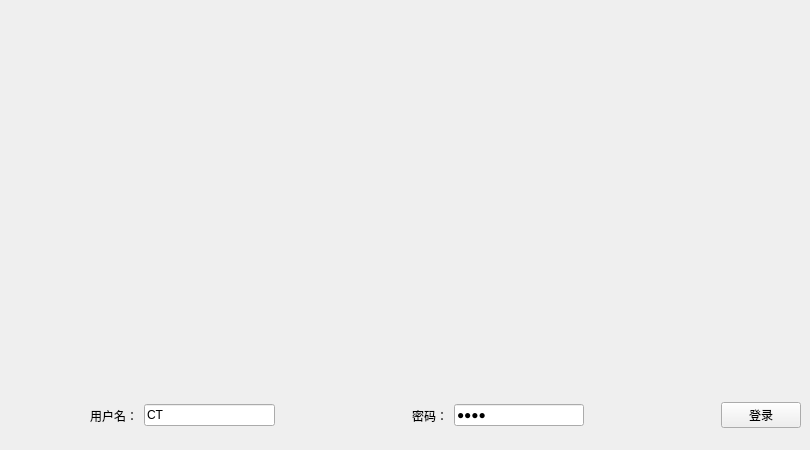
    <widget class="QWidget" name="tab">
     <attribute name="title">
      <string>用户管理</string>
     </attribute>
     <widget class="QLabel" name="label_12">
      <property name="geometry">
       <rect>
        <x>170</x>
        <y>20</y>
        <width>561</width>
        <height>341</height>
       </rect>
      </property>
      <property name="text">
       <string/>
      </property>
      <property name="pixmap">
       <pixmap>原理样机图.png</pixmap>
      </property>
      <property name="scaledContents">
       <bool>true</bool>
      </property>
     </widget>
     <widget class="QWidget" name="horizontalLayoutWidget_6">
      <property name="geometry">
       <rect>
        <x>90</x>
        <y>390</y>
        <width>711</width>
        <height>51</height>
       </rect>
      </property>
      <layout class="QHBoxLayout" name="horizontalLayout_6">
       <item>
        <widget class="QLabel" name="label_13">
         <property name="text">
          <string>用户名：</string>
         </property>
        </widget>
       </item>
       <item>
        <widget class="QLineEdit" name="lineEdit_UserName">
         <property name="text">
          <string>CT</string>
         </property>
        </widget>
       </item>
       <item>
        <spacer name="horizontalSpacer_6">
         <property name="orientation">
          <enum>Qt::Horizontal</enum>
         </property>
         <property name="sizeHint" stdset="0">
          <size>
           <width>40</width>
           <height>20</height>
          </size>
         </property>
        </spacer>
       </item>
       <item>
        <widget class="QLabel" name="label_14">
         <property name="text">
          <string>密码：</string>
         </property>
        </widget>
       </item>
       <item>
        <widget class="QLineEdit" name="lineEdit_PassWord">
         <property name="text">
          <string>nsrl</string>
         </property>
         <property name="echoMode">
          <enum>QLineEdit::PasswordEchoOnEdit</enum>
         </property>
        </widget>
       </item>
       <item>
        <spacer name="horizontalSpacer_7">
         <property name="orientation">
          <enum>Qt::Horizontal</enum>
         </property>
         <property name="sizeHint" stdset="0">
          <size>
           <width>40</width>
           <height>20</height>
          </size>
         </property>
        </spacer>
       </item>
       <item>
        <widget class="QPushButton" name="btn_Login">
         <property name="text">
          <string>登录</string>
         </property>
        </widget>
       </item>
      </layout>
     </widget>
    </widget>
